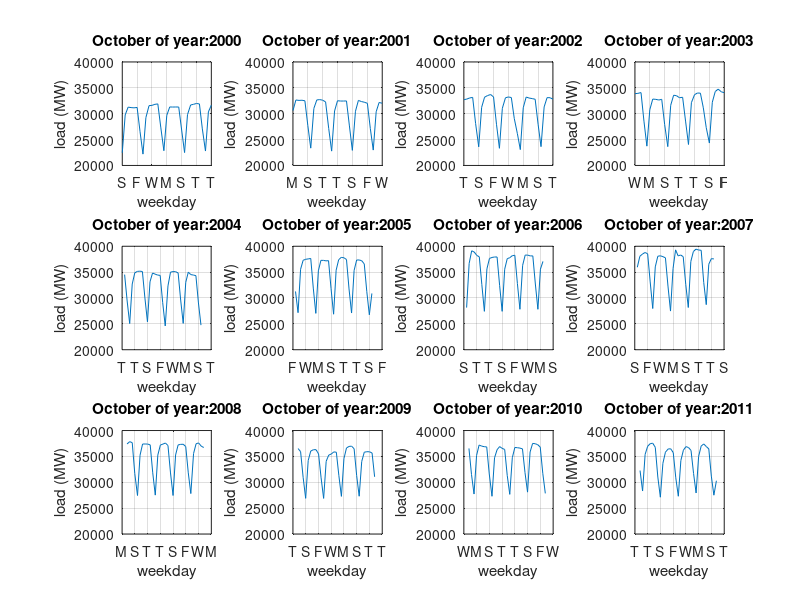

Source code (MATLAB):
% Carica i dati e disegna i grafici.


load datiOTT
dates=datiOTT(:,1);
loads=datiOTT(:,2);
years=datiOTT(:,3);
figure(1)
y=2000;
for r=0:2
    for c=1:4
        subplot(3,4,r*4+c)
        plot(dates(years==y),loads(years==y))
        asse=axis;
        axis([asse(1:2) 20000 40000]);
        datetick('x','d')
        xlabel('weekday')
        ylabel('load (MW)')
        title(strcat('October of year: ',num2str(y)))
        grid
        y=y+1;
    end
end